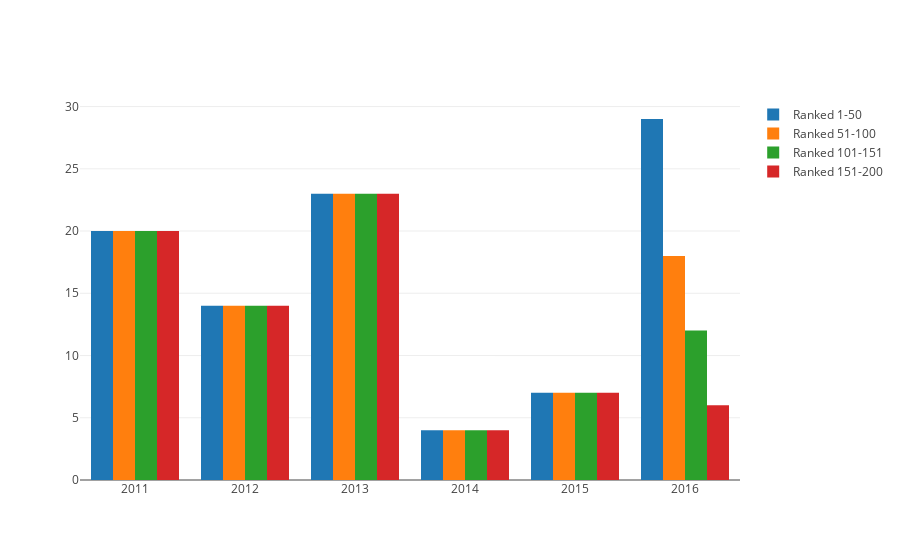

Notebook code for this chart:
### Code cell
#Seperating into groups of 50
latest_year.head(50)

#...
trace1 = go.Bar(
    x=['2011', '2012', '2013', '2014', '2015', '2016'],
    y=[20, 14, 23, 4, 7, 29],
    name='Ranked 1-50'
)
trace2 = go.Bar(
    x=['2011', '2012', '2013', '2014', '2015', '2016'],
    y=[20, 14, 23, 4, 7, 18],
    name='Ranked 51-100'
)
trace3 = go.Bar(
    x=['2011', '2012', '2013', '2014', '2015', '2016'],
    y=[20, 14, 23, 4, 7, 12],
    name='Ranked 101-151'
)
trace4 = go.Bar(
    x=['2011', '2012', '2013', '2014', '2015', '2016'],
    y=[20, 14, 23, 4, 7, 6],
    name='Ranked 151-200'
)

data = [trace1, trace2, trace3, trace4]
layout = go.Layout(
    barmode='group'
)

fig = go.Figure(data=data, layout=layout)
iplot(fig, filename='grouped-bar')

### Figure 1 — Plotly figure (JSON) as saved in the notebook; plotly's stock layout.template omitted (floating-point values rounded to 4 significant figures)
{"data": [{"name": "Ranked 1-50", "type": "bar", "uid": "285b1b1c-4b8e-4b34-882e-eba8c9b5768d", "x": ["2011", "2012", "2013", "2014", "2015", "2016"], "y": [20, 14, 23, 4, 7, 29]}, {"name": "Ranked 51-100", "type": "bar", "uid": "f42b67eb-7954-4bcf-bc27-a69189e0b319", "x": ["2011", "2012", "2013", "2014", "2015", "2016"], "y": [20, 14, 23, 4, 7, 18]}, {"name": "Ranked 101-151", "type": "bar", "uid": "95767e9c-ff25-4264-94b1-4afdf750cde2", "x": ["2011", "2012", "2013", "2014", "2015", "2016"], "y": [20, 14, 23, 4, 7, 12]}, {"name": "Ranked 151-200", "type": "bar", "uid": "cef4713d-701e-4039-b883-0e9fd87d95eb", "x": ["2011", "2012", "2013", "2014", "2015", "2016"], "y": [20, 14, 23, 4, 7, 6]}], "layout": {"barmode": "group"}}
